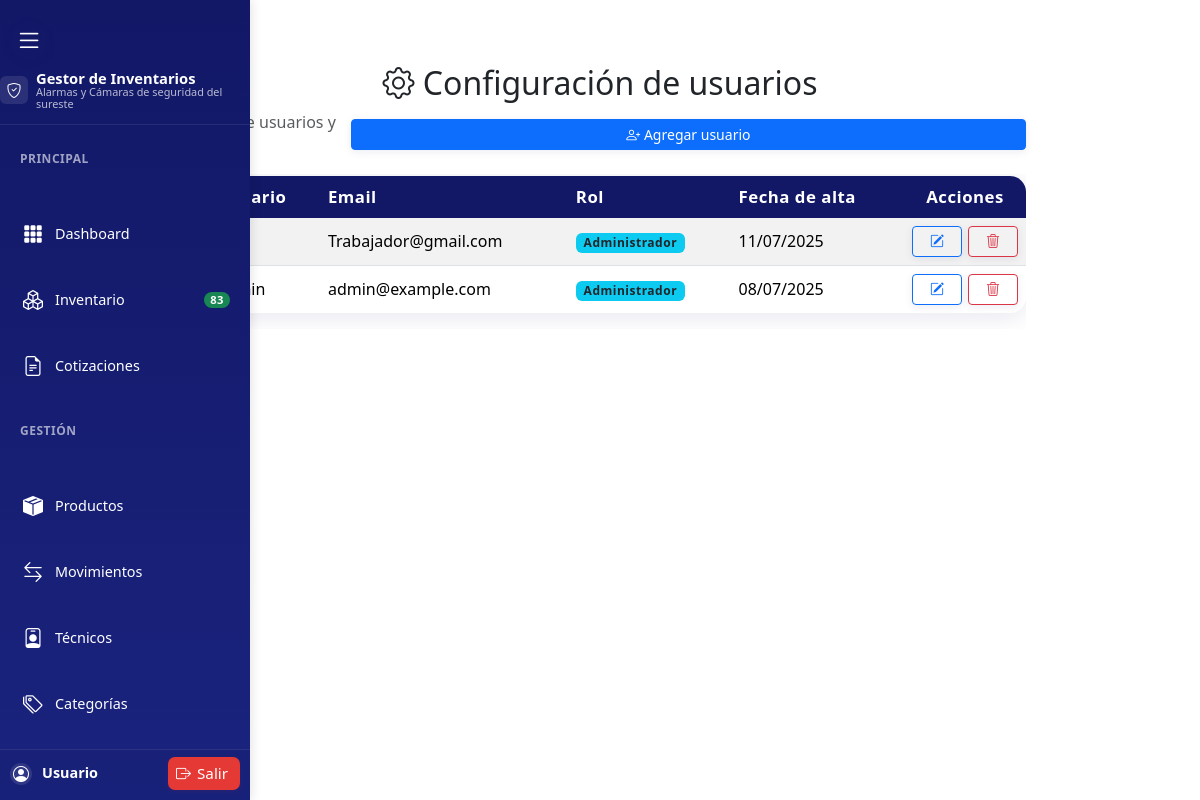
Page /usuarios/index.php (signed in) on the earlier database version.
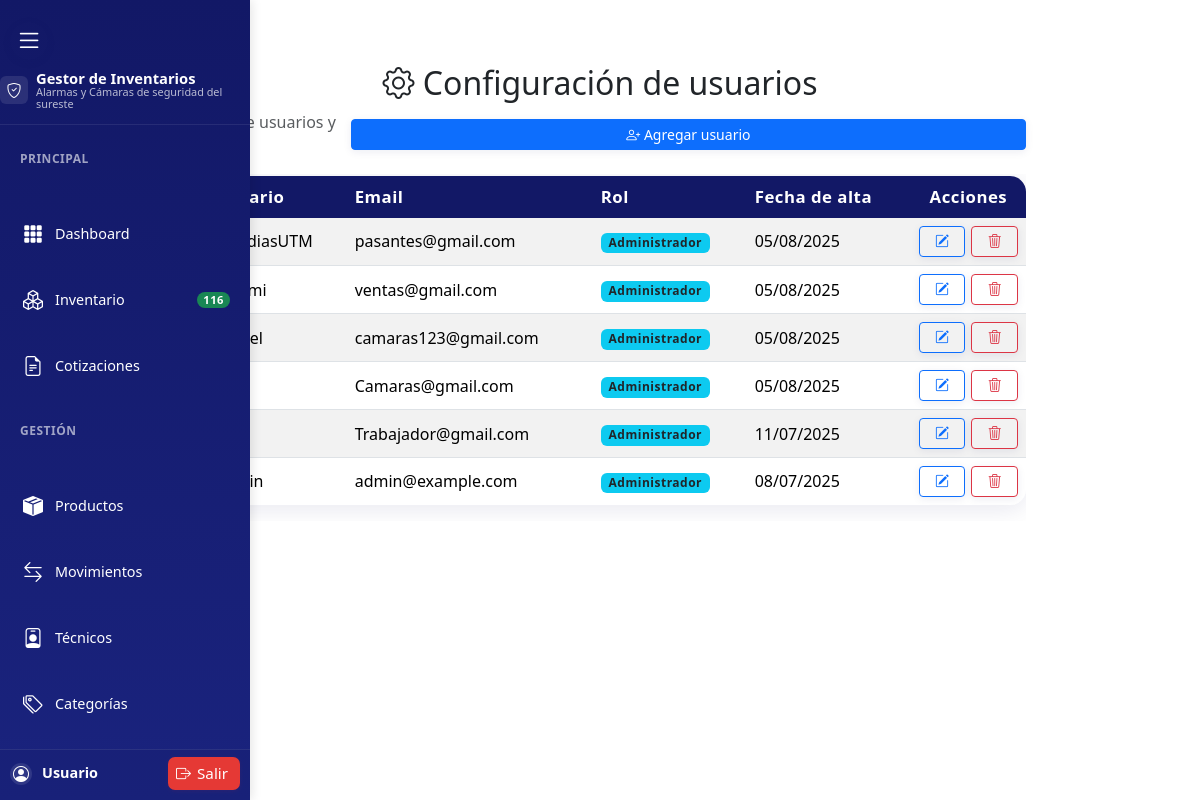
Same page on the later database version.
### tables this page shows
CREATE TABLE `users` (
  `user_id` int(11) NOT NULL,
  `username` varchar(50) NOT NULL,
  `email` varchar(100) NOT NULL,
  `password` varchar(255) NOT NULL,
  `first_name` varchar(50) DEFAULT NULL,
  `last_name` varchar(50) DEFAULT NULL,
  `phone` varchar(20) DEFAULT NULL,
  `role_id` int(11) NOT NULL,
  `custom_permissions` longtext DEFAULT NULL CHECK (json_valid(`custom_permissions`)),
  `is_active` tinyint(1) DEFAULT 1,
  `last_login` timestamp NULL DEFAULT NULL,
  `created_at` timestamp NOT NULL DEFAULT current_timestamp(),
  `updated_at` timestamp NOT NULL DEFAULT current_timestamp() ON UPDATE current_timestamp()
);

CREATE TABLE `roles` (
  `role_id` int(11) NOT NULL,
  `role_name` varchar(50) NOT NULL
);

### usuarios/index.php (the view, shortened to what this page needs)
<?php
require_once '../connection.php';
$usuarios = $mysqli->query("SELECT u.*, r.role_name AS role_name FROM users u LEFT JOIN roles r ON u.role_id = r.role_id ORDER BY u.created_at DESC");
?>
<!DOCTYPE html>
<html lang="es">
<head>
    <link rel="stylesheet" href="../assets/css/style.css">
    <link rel="stylesheet" href="https://cdn.jsdelivr.net/npm/bootstrap-icons@1.11.3/font/bootstrap-icons.css">
    <link href="https://cdn.jsdelivr.net/npm/bootstrap@5.3.2/dist/css/bootstrap.min.css" rel="stylesheet">
</head>
<body>
<?php include '../includes/sidebar.php'; ?>
<main class="main-content">
    <h2><i class="bi bi-gear"></i> Configuración de usuarios</h2>
    <div class="mb-3 d-flex justify-content-between align-items-center">
        <span class="text-muted">Gestión de usuarios y accesos</span>
        <button class="btn btn-primary btn-sm" data-bs-toggle="modal" data-bs-target="#modalAgregarUsuario"><i class="bi bi-person-plus"></i> Agregar usuario</button>
    </div>
    <div class="table-responsive">
        <table class="table table-striped table-hover">
            <thead class="table-dark">
                <tr>
                    <th>#</th>
                    <th>Usuario</th>
                    <th>Email</th>
                    <th>Rol</th>
                    <th>Fecha de alta</th>
                    <th style="text-align:center;">Acciones</th>
                </tr>
            </thead>
            <tbody>
                <?php if ($usuarios && $usuarios->num_rows > 0): $i=1; ?>
                    <?php while ($u = $usuarios->fetch_assoc()): ?>
                        <tr>
                            <td><?= $i++ ?></td>
                            <td><?= htmlspecialchars($u['username']) ?></td>
                            <td><?= htmlspecialchars($u['email']) ?></td>
                            <td><span class="badge bg-info text-dark"><?= htmlspecialchars($u['role_name']) ?></span></td>
                            <td><?= date('d/m/Y', strtotime($u['created_at'])) ?></td>
                            <td class="acciones">
                                <button class="btn btn-outline-primary btn-sm btn-edit-user"
                                    data-user-id="<?= $u['user_id'] ?>"
                                    data-username="<?= htmlspecialchars($u['username']) ?>"
                                    data-email="<?= htmlspecialchars($u['email']) ?>"
                                    data-role-id="<?= $u['role_id'] ?>"
                                    title="Editar"><i class="bi bi-pencil-square"></i></button>
                                <button class="btn btn-outline-danger btn-sm btn-delete-user"
                                    data-user-id="<?= $u['user_id'] ?>"
                                    data-username="<?= htmlspecialchars($u['username']) ?>"
                                    title="Eliminar"><i class="bi bi-trash3"></i></button>
                            </td>
                        </tr>
                    <?php endwhile; ?>
                <?php else: ?>
                    <tr><td colspan="6" class="text-center text-muted">No hay usuarios registrados.</td></tr>
                <?php endif; ?>
            </tbody>
        </table>
    </div>
</main>
</body>
</html>

### includes/sidebar.php (shortened to what this page needs)
<?php
if (!isset($total_products)) {
    require_once __DIR__ . '/../connection.php';
    $total_query = "SELECT COUNT(*) as total FROM products";
    $total_result = $mysqli->query($total_query);
    $total_products = $total_result ? $total_result->fetch_assoc()['total'] : 0;
}
?>
<?php $current_script = basename($_SERVER['SCRIPT_NAME']); ?>
<aside class="sidebar" id="sidebar">
    <div class="sidebar-header sidebar-header-compact">
        <div class="sidebar-toggle-container">
            <button id="toggleSidebar" aria-label="Mostrar/ocultar menú">
                <i class="bi bi-list"></i>
            </button>
        </div>
        <div class="sidebar-brand sidebar-brand-compact">
            <div class="brand-logo brand-logo-compact">
                <i class="bi bi-shield-check"></i>
            </div>
            <div class="brand-text brand-text-compact">
                <h1>Gestor de Inventarios</h1>
                <p>Alarmas y Cámaras de seguridad del sureste</p>
            </div>
        </div>
    </div>
    <nav class="sidebar-nav">
        <div class="nav-section">
            <div class="nav-section-header">
                <span class="section-title">Principal</span>
            </div>
            <div class="nav-links">
                <a href="../dashboard/index.php" class="sidebar-dashboard" title="Dashboard">
                    <i class="bi bi-grid-3x3-gap-fill"></i>
                    <span class="nav-text">Dashboard</span>
                </a>
                <a href="../inventory/index.php" class="sidebar-inventario" title="Inventario">
                    <i class="bi bi-boxes"></i>
                    <span class="nav-text">Inventario</span>
                    <span class="badge bg-success"><?= $total_products ?></span>
                </a>
                <a href="../cotizaciones/index.php" class="sidebar-cotizaciones<?php if ($current_script === 'index.php' && strpos($_SERVER['SCRIPT_NAME'], '/cotizaciones/') !== false) echo ' active'; ?>" title="Cotizaciones">
                    <i class="bi bi-file-earmark-text"></i>
                    <span class="nav-text">Cotizaciones</span>
                </a>
            </div>
        </div>
        <div class="nav-section">
            <div class="nav-section-header">
                <span class="section-title">Gestión</span>
            </div>
            <div class="nav-links">
                <a href="../products/list.php" class="sidebar-productos" title="Productos">
                    <i class="bi bi-box-seam-fill"></i>
                    <span class="nav-text">Productos</span>
                </a>
                <a href="../movements/index.php" class="sidebar-movimientos" title="Movimientos">
                    <i class="bi bi-arrow-left-right"></i>
                    <span class="nav-text">Movimientos</span>
                </a>
                <a href="../tecnicos/index.php" class="sidebar-tecnicos" title="Técnicos">
                    <i class="bi bi-person-badge"></i>
                    <span class="nav-text">Técnicos</span>
                </a>
                <a href="../products/categories.php" class="sidebar-categorias" title="Categorías">
                    <i class="bi bi-tags"></i>
                    <span class="nav-text">Categorías</span>
                </a>
                <a href="../servicios/index.php" class="sidebar-servicios" title="Servicios">
                </a>
            </div>
        </div>
    </nav>
    <div class="sidebar-footer mid-compact-footer">
        <div class="mid-compact-user-row">
            <span class="user-avatar mid-compact-avatar"><i class="bi bi-person-circle"></i></span>
            <span class="user-name mid-compact-name">Usuario</span>
            <a href="../auth/logout.php" class="mid-compact-logout" title="Cerrar sesión">
                <i class="bi bi-box-arrow-right"></i>
                <span class="logout-text">Salir</span>
            </a>
        </div>
    </div>
</aside>

### usuarios/index.php (style rules this page uses)
.main-content { max-width: 900px; margin: 40px auto 0 auto; padding: 24px; }
.acciones { display: flex; gap: 6px; justify-content: center; }

Differences in the rows shown:
added users: username "EstadiasUTM", email "pasantes@gmail.com", role.role_name "Administrador", created_at "05/08/2025"
added users: username "Hiromi", email "ventas@gmail.com", role.role_name "Administrador", created_at "05/08/2025"
added users: username "Jaasiel", email "camaras123@gmail.com", role.role_name "Administrador", created_at "05/08/2025"
added users: email "Camaras@gmail.com", role.role_name "Administrador", created_at "05/08/2025"
Other differences:
$total_products: "83" → "116"
